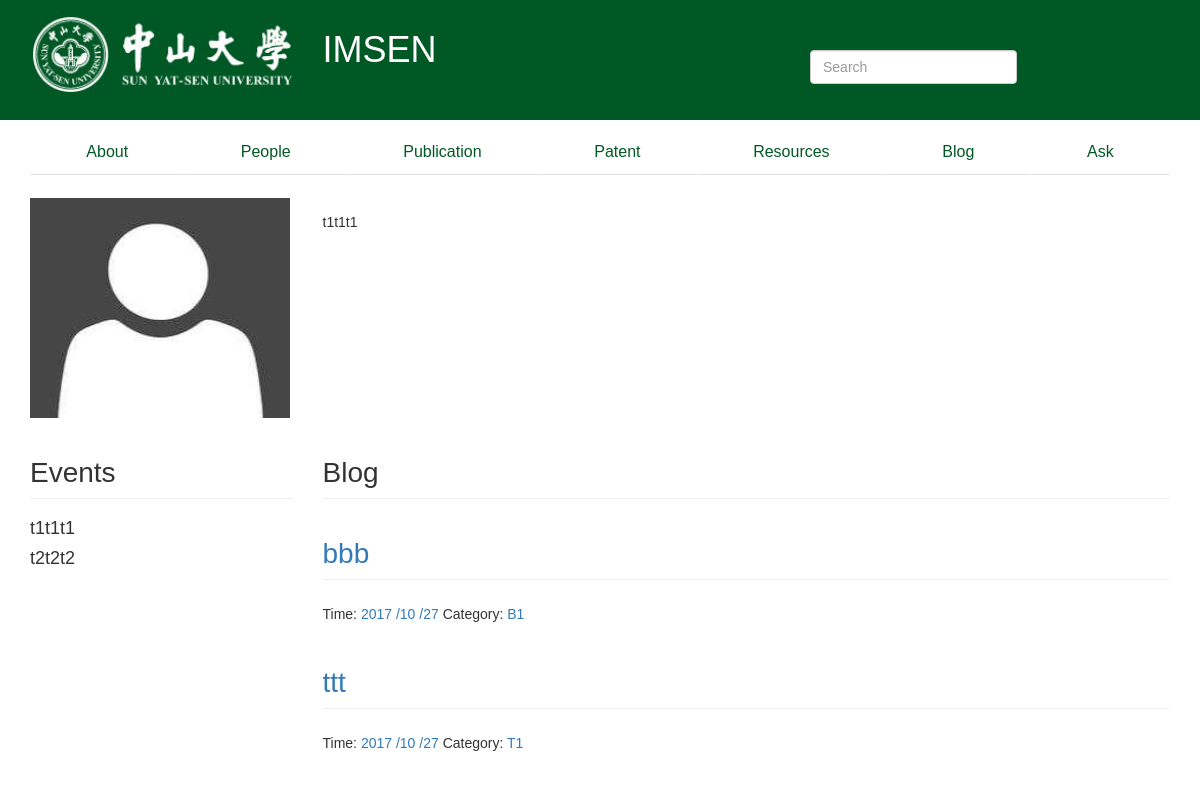
The page / on the database its author committed.
### IMS/models.py (models this page shows, shortened)
class indexContent(models.Model):
    name = models.CharField(max_length=100, primary_key=True, default='indexContent')
    title1 = models.CharField(max_length=100, default='About')
    text1 = models.TextField(null=True)
    text2 = models.TextField(null=True)
    text3 = models.TextField(null=True)
    pics1 = models.ImageField(upload_to='Aimg', default='Aimg/no-img.jpg')
    pics2 = models.ImageField(upload_to='Aimg', default='Aimg/no-img.jpg')
    pics3 = models.ImageField(upload_to='Aimg', default='Aimg/no-img.jpg')

class event(models.Model):
    title = models.CharField(max_length=100)

class blog(models.Model):
    title = models.CharField(max_length=100)
    category = models.CharField(max_length=50, null=False)
    date_time = models.DateTimeField(default=timezone.now, null=False)
    content = models.TextField(null=False)
    class Meta:
        ordering = ['-date_time']

### IMS/views.py (the view)
# urls.py: url(r'^$', IMSview.indexPage, name='index'),
def indexPage(request):
    try:
        index = indexContent.objects.get(name='using')
        events = event.objects.all()
        posts = blog.objects.all()
        categories = posts.values('category').distinct().order_by('category')
        paginator = Paginator(posts, 10)
        page = request.GET.get('page')
        try:
            postList = paginator.page(page)
        except PageNotAnInteger:
            postList = paginator.page(1)
        except EmptyPage:
            postList = paginator.page(paginator.num_pages)
        return render(request, 'index.html',
                      {'item': index, 'post_list': postList, 'categories': categories, 'event': events})
    except:
        return render(request, 'index.html')

### templates/index.html
{% extends "base.html" %}
{% load markdown_deux_tags %}
{% block content %}
    <ul class="nav nav-tabs nav-justified" role="tablist">
        <li role="presentation"><a href="/about/">About</a></li>
        <li role="presentation"><a href="/people/">People</a></li>
        <li role="presentation"><a href="/publication/" role="tab">Publication</a></li>
        <li role="presentation"><a href="/patent/" role="tab">Patent</a></li>
        <li role="presentation"><a href="/resource/">Resources</a></li>
        <li role="presentation"><a href="/blog/">Blog</a></li>
        <li role="presentation"><a href="/ask/">Ask</a></li>
    </ul>
    <div class="row">
        <div style="margin-top: 2%">
            <div class="col-md-3">
                <img src="{{ item.pics1.url }}" style="width:260px; height:220px">
            </div>
            <div class="col-md-9">
                <div>
                    <p>{{ item.text1|markdown:'recipe' }}</p>
                </div>
            </div>
        </div>
    </div>
    <div class="row">
        <div class="posts col-md-3">
            <h2 class="page-header">Events</h2>
            {% for item in event %}
                <h4>{{ item.title }}</h4>
            {% endfor %}
        </div>
        <div class="posts col-md-9">
            <h2 class="page-header">Blog</h2>
            {% for post in post_list %}
                {% if post.title != "" %}
                    <section class="post">
                    <header class="post-header">
                        <h3 class="post-title page-header">
                            <a href="{% url "blogDetail" id=post.id %}">{{ post.title }}</a></h3>
                        <p class="post-meta">
                            Time: <a class="post-author" href="#">{{ post.date_time |date:"Y /m /d" }}</a>
                            Category: <a class="post-category post-category-js"
                                         href="{% url "blogTag" tag=post.category %}">{{ post.category|title }}</a>
                        </p>
                    </header>
                {% endif %}
            </section>
            {% endfor %}
        </div>
    </div>
{% endblock %}

### templates/base.html (style rules this page uses)
.nav-tabs { background-color: white; margin-top: 10px; }
.nav-tabs li >a { color: #005825; font-size: 16px; }
.page-header { font-size: 28px; }
body { font-family:Arial,Georgia,TimesNewRoma; line-height:200% }

### rows shown on the page
indexContent: pics1 (placeholder picture), text1 "t1t1t1"
event: title "t1t1t1"
event: title "t2t2t2"
blog: title "bbb", date_time "2017 /10 /27", category "B1"
blog: title "ttt", date_time "2017 /10 /27", category "T1"
